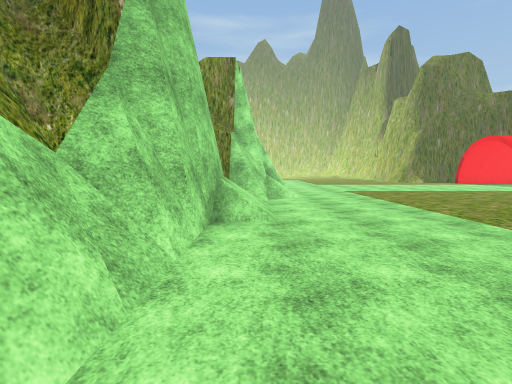
[1] (above)

24 first-person views from a walk through a 3-D level made in the Unity game engine. The camera is 1.5 m above the floor, tilts 4° down and sees 80° across. The floor is counted in squares, 2 m on a side. Each view is taken from the middle of a square. On the plan, view 1 faces up. The plan holds only what a view shows up to about 10 squares ahead; the rest is blank. The place goes on beyond the plan. The player character is not drawn. Some surface patterns are stand-ins.

[2]
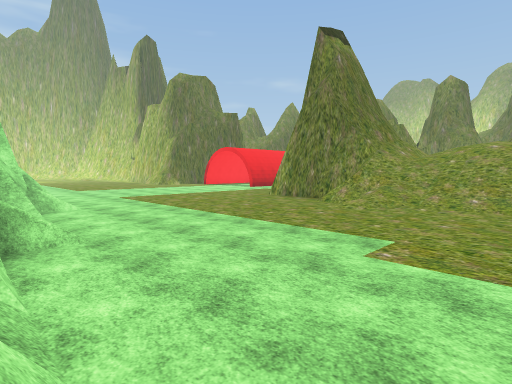

[3]
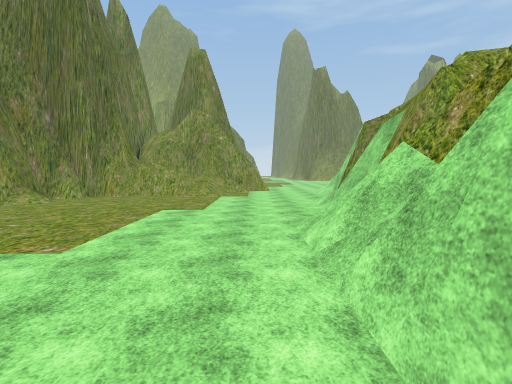

[4]
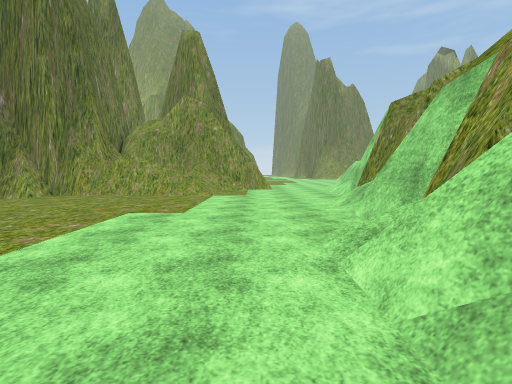

[5]
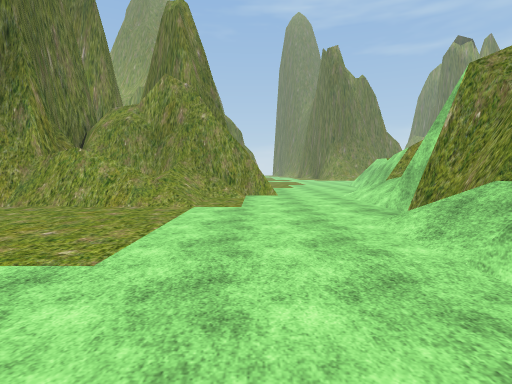

[6]
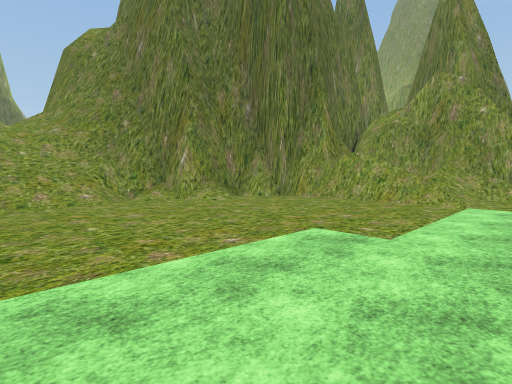

[7]
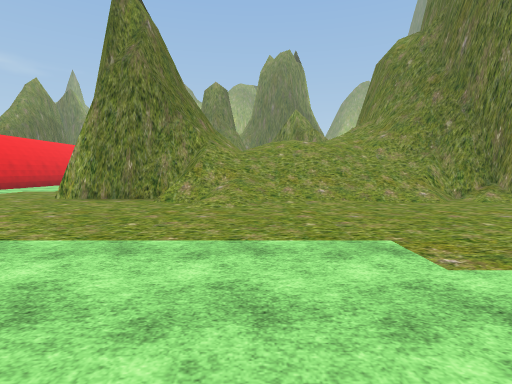

[8]
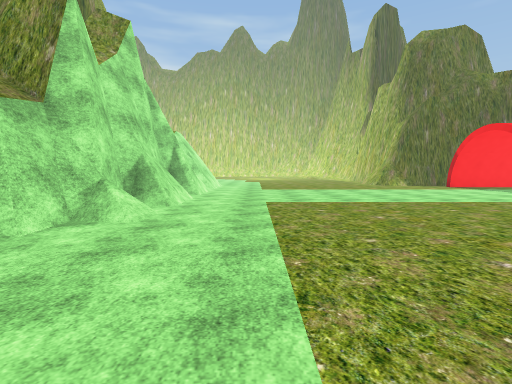

[9]
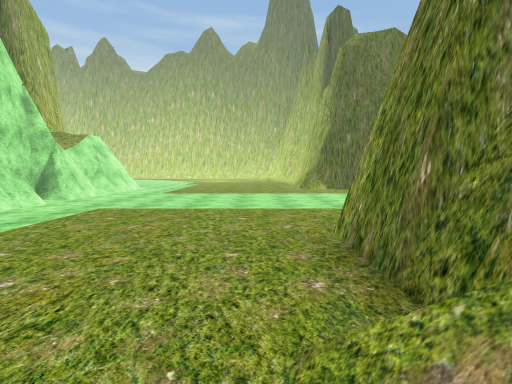

[10]
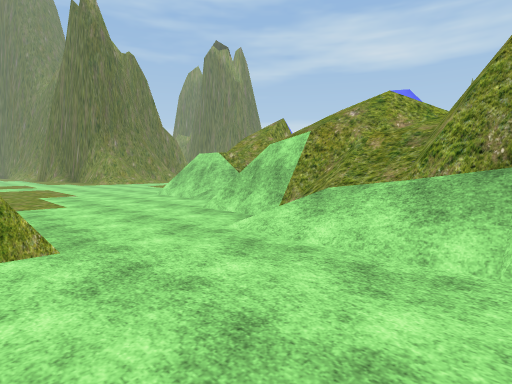

[11]
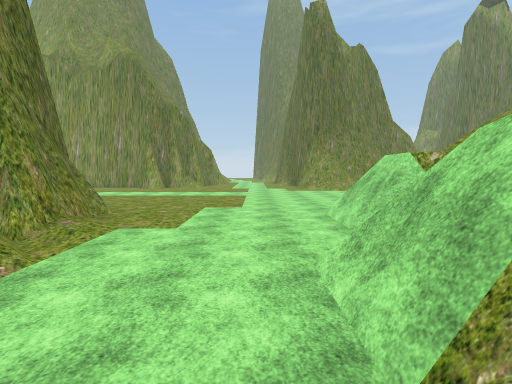

[12]
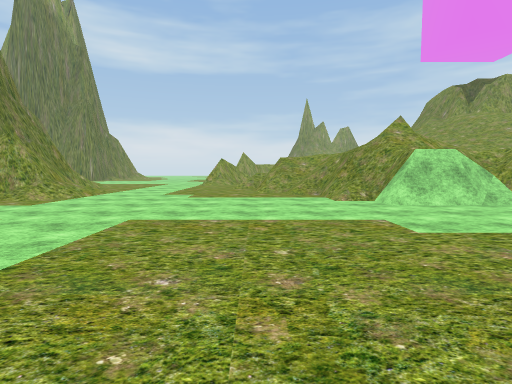

[13]
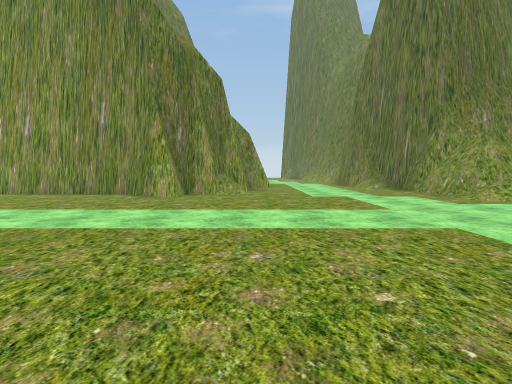

[14]
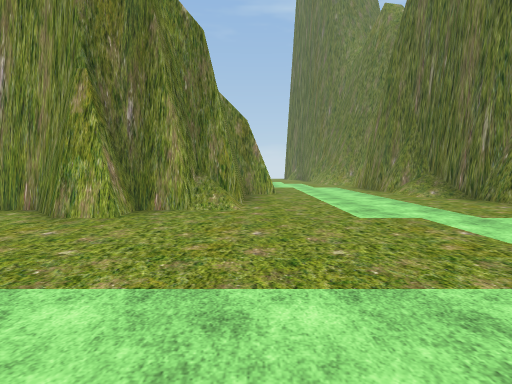

[15]
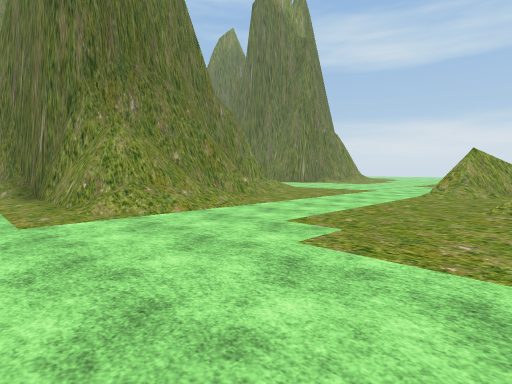

[16]
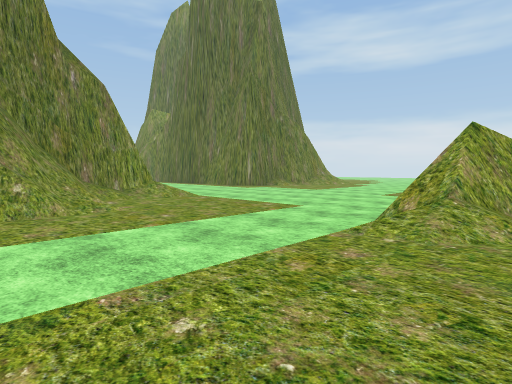

[17]
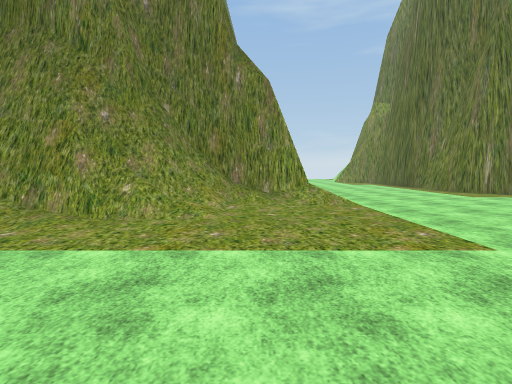

[18]
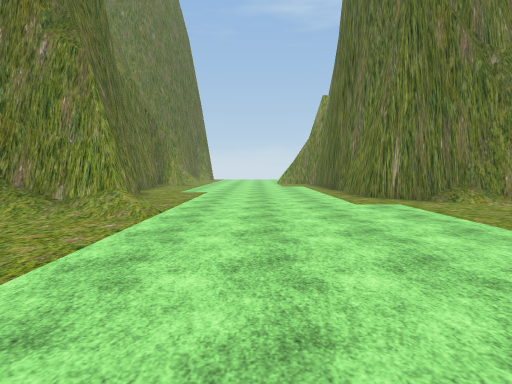

[19]
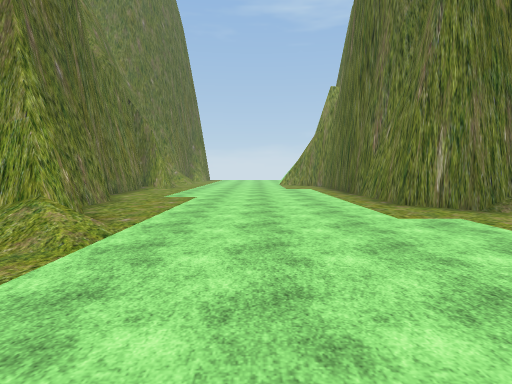

[20]
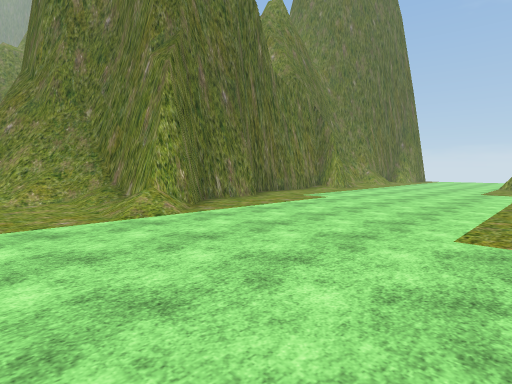

[21]
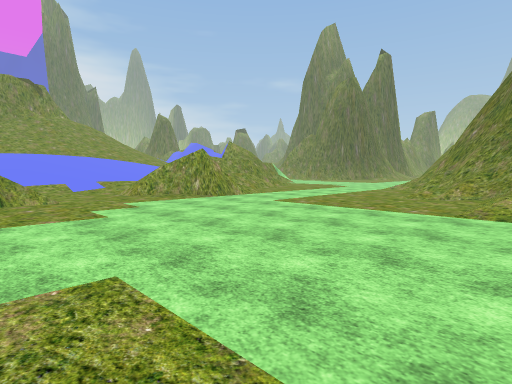

[22]
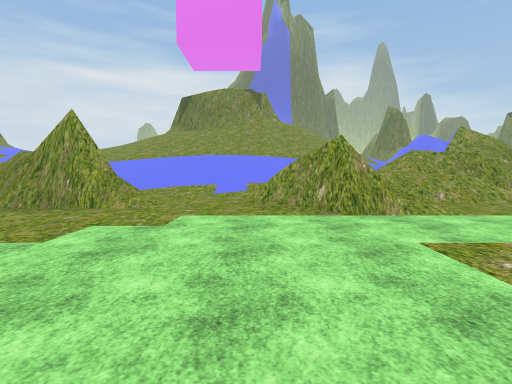

[23]
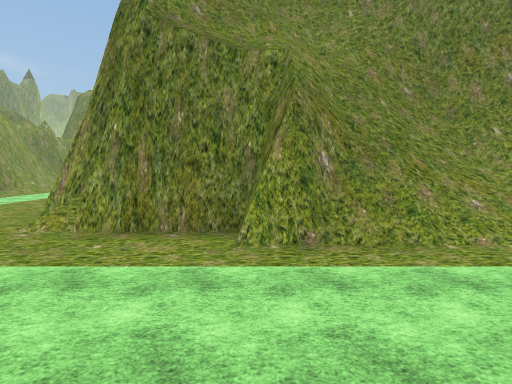

[24]
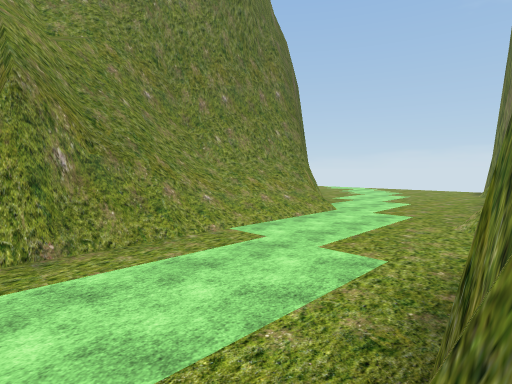

### Floor plan
Key: @ floor where view 1 was taken; # wall or solid block; . main floor; : floor 0.25 m higher than the main floor; + floor 0.5 m higher than the main floor; * floor 0.75 m higher than the main floor; % floor 1.25 m higher than the main floor; & floor 1.5 m higher than the main floor; $ floor 2.5 m higher than the main floor; / step, stairs or slope; = window, fence, low wall or low ledge.
Columns run from 21 left of view 1 to 9 right of it. Each row starts with its distance up from view 1.
 14                      ##........
 13                      #.........
 12                      ##........
 11                      ##........
 10                      #.........
  9                      #/........
  8                     ##.......#
  7                     #/.......#
  6                     #/.......##
  5                     #/.......##
  4                     #.......///
  3                     #.......///
  2                    ##.......://
  1                    ##........//
  0                    #/@.......//
 -1                    #.........//
 -2                   ##.........##
 -3                   #/.........##
 -4                   #/......../#
 -5                   #........./
 -6                  ##.........#
 -7                ###/....//####
 -8                 =//....// /#
 -9                 /#/...//#//#
-10                 /#...#######
-11                  #.../#
-12               ///..../#
-13              =/$#....+#
-14              //##.....#
-15              ##//.....#
-16  +++*   &/$  /=/.......
-17  :::+   /%=# ..........
-18  /../   /// ............
-19 #/..=#/..................
-20 #/...##/..................
-21 ..........................
-22 ...........................
-23 ............../.............
-24 ............//#/.............
-25 ..........=##//#........#....
-26 ........./######....../#######
-27 ......////##   #......##
-28 ....../####    #......#
-29 .......##      #/.....#
-30 #.......#      #/....##
-31 #.......#      ##....##
-32 #.......#       #....###
-33 #........        ....###
-34 #........#       ....//#

Where each view was taken, in squares from view 1:
view 1: 0 up, 0 right, facing up
view 2: 0 up, 1 left, facing up-right
view 3: 5 up, 0 right, facing down
view 4: 3 up, 0 right, facing down
view 5: 0 up, 0 right, facing down
view 6: 1 up, 0 right, facing down-right
view 7: 3 up, 0 right, facing right
view 8: 4 up, 3 right, facing up
view 9: 4 up, 7 right, facing up
view 10: 6 down, 0 right, facing down-left
view 11: 8 down, 3 left, facing down
view 12: 18 down, 2 right, facing left
view 13: 16 down, 0 right, facing down
view 14: 20 down, 0 right, facing down
view 15: 18 down, 4 left, facing down-left
view 16: 19 down, 10 left, facing down-left
view 17: 20 down, 13 left, facing down
view 18: 22 down, 17 left, facing down
view 19: 24 down, 17 left, facing down
view 20: 25 down, 20 left, facing down-right
view 21: 28 down, 21 left, facing up-right
view 22: 26 down, 17 left, facing up
view 23: 30 down, 5 left, facing right
view 24: 30 down, 5 left, facing down-right
